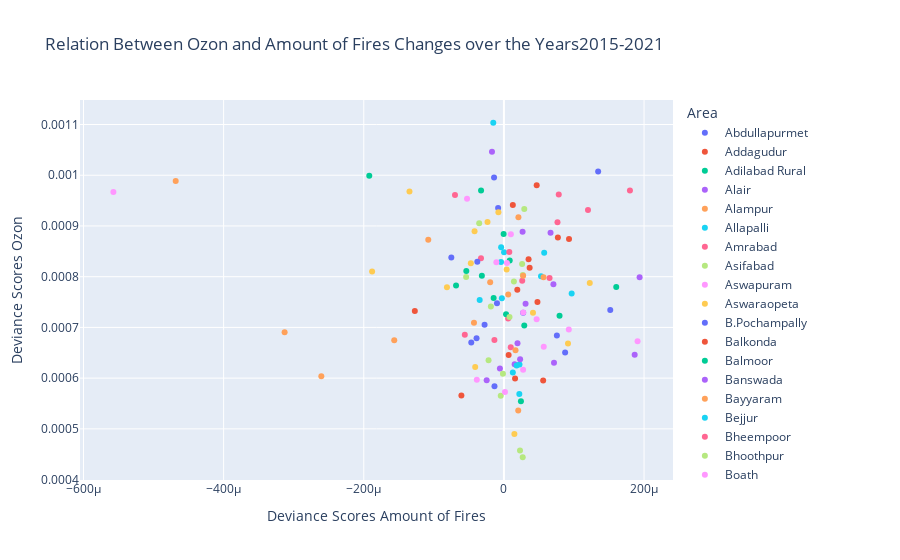

Notebook source saved alongside this figure:
### Code cell
os.chdir('c:\\Users\\Jesse\\OneDrive\\Documenten\\Master BAOR\\Thesis\\GitHub\\dicra\\analytics\\sandbox\\notebooks\\crop_fires\\DPPD_Jesse\\Ozon')
Ozon_df = pd.read_csv('Ozon_years_mandal.csv', index_col=0)
df = correlation(Ozon_df, 2015, 2021, 'Ozon', mandal_boundaries, 'Mandal_Nam', 'mandal')
